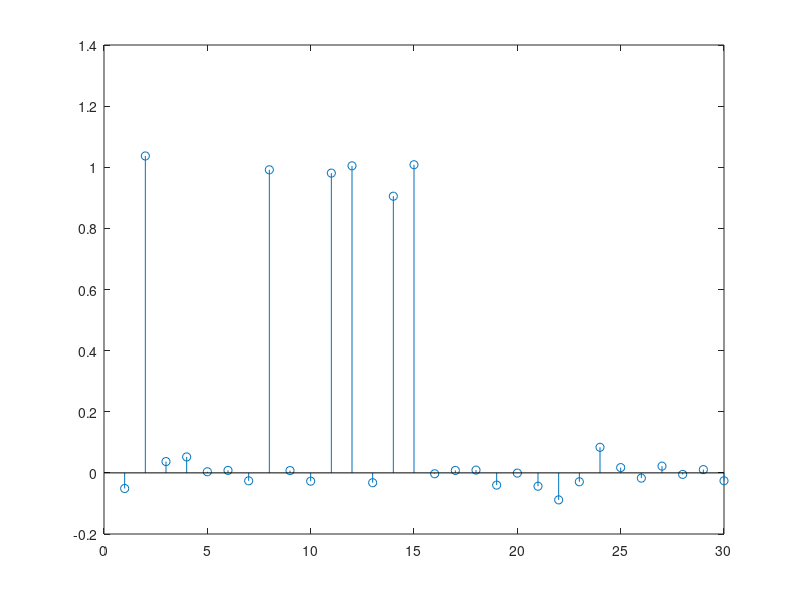
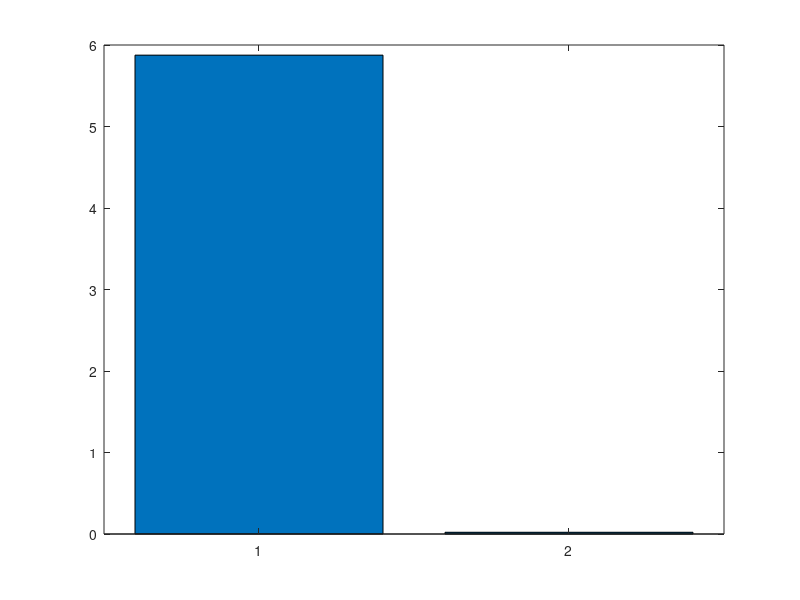

MATLAB code for these plots, in order:
clear;
close all;
clc;

Omega = 30; % Number of frequency
Sigma = 2; % Noise power
K = 2; % Number of subbands
SNR = 30;

Occ_vec = zeros(K, 1); % 0 for idle, 1 for occupied
Occ_vec(1) = 1;
X = randi([0 1], Omega, 1);
%h = randh(K, 1, 1);
h = ones(Omega, 1);
Occ_mat = Occ_vec * ones(1, Omega / K);
Occ_mat = Occ_mat';
Occ_mat = Occ_mat(:);

Z = awgn(X .* Occ_mat .* h, SNR, Sigma);

figure(1)
stem(Z);

Z_mat = reshape(Z, [Omega / K, K]);
Y = sum(Z_mat .^ 2) * 2 / Sigma;

figure(2)
bar(Y);
